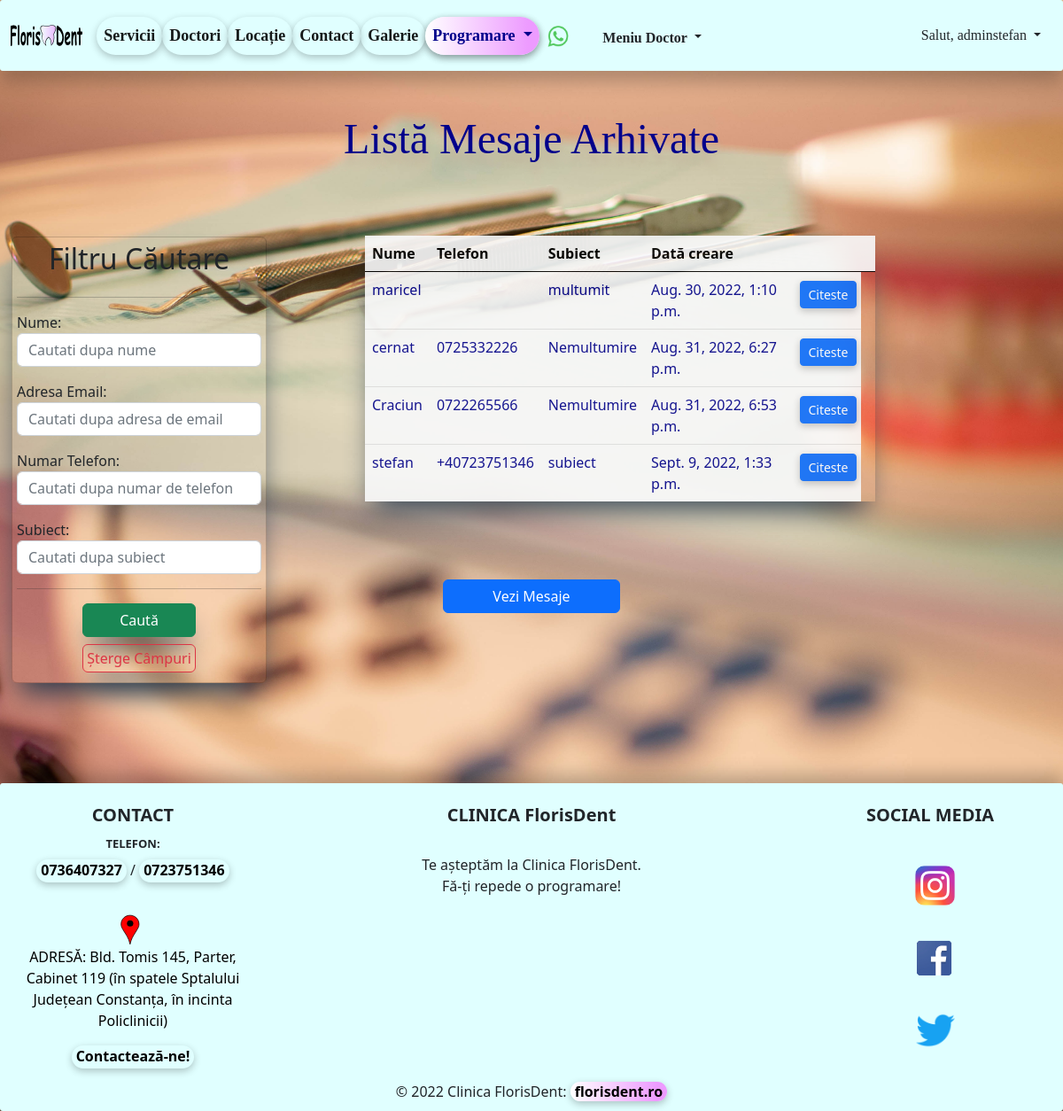
Page /list_of_mesaje_arhivate/ (signed in) on the earlier database version.
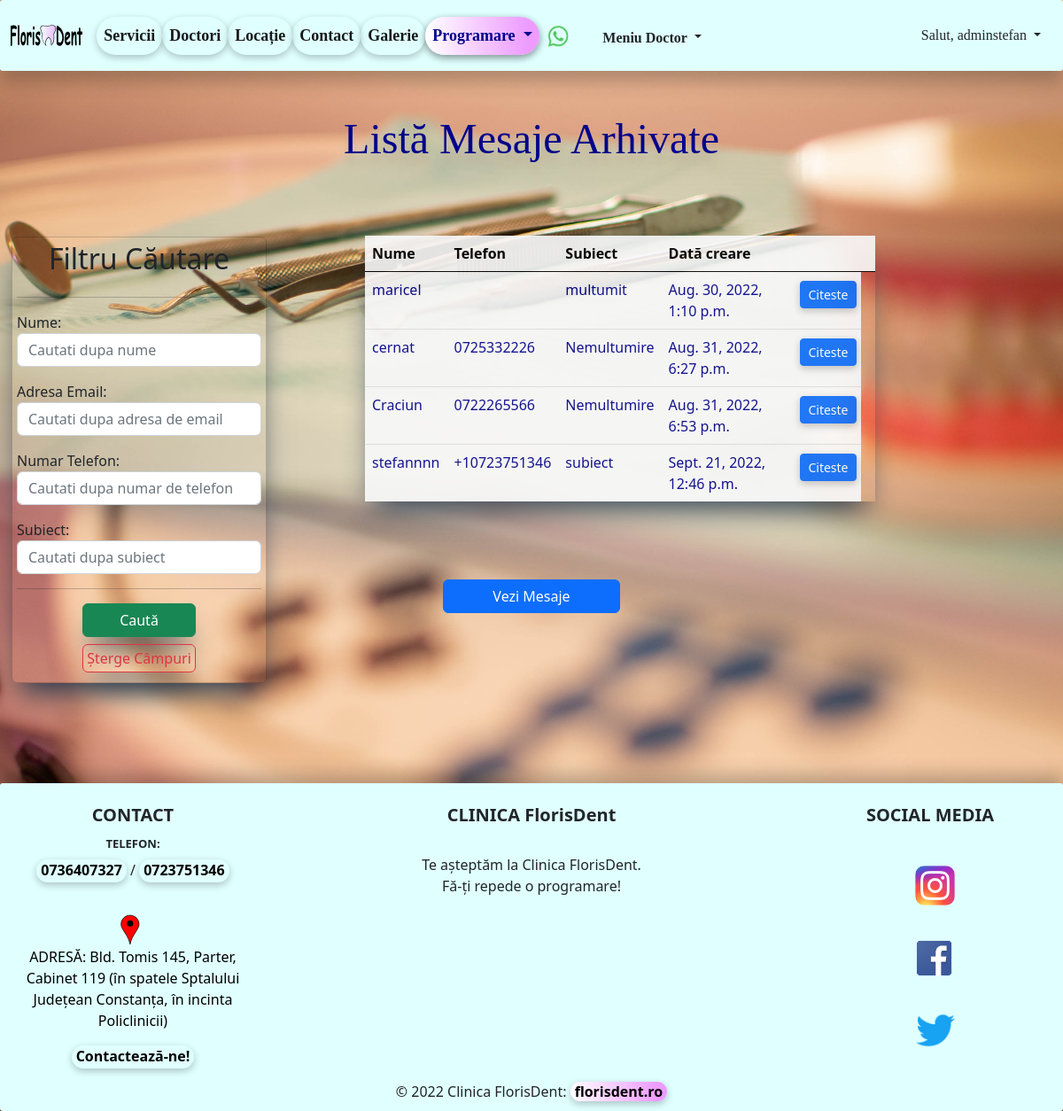
Same page on the later database version.
### home/models.py (models this page shows, shortened)
class Mesaj(models.Model):
    nume = models.CharField(max_length=40)
    email = models.EmailField(max_length=40)
    numar_telefon = models.CharField(blank=True, max_length=20)
    subiect = models.CharField(max_length=30)
    mesaj = models.TextField(max_length=500)
    active = models.BooleanField(default=True)
    created_at = models.DateTimeField(auto_now_add=True)
    updated_at = models.DateTimeField(auto_now=True)

### home/views.py (the view)
# urls.py: path('list_of_mesaje_arhivate/', views.MesajListViewArhivate.as_view(), name='list-of-mesaje-arhivate'),
class MesajListViewArhivate(LoginRequiredMixin, ListView):
    template_name = 'home/list_of_mesaje_arhiva.html'
    model = Mesaj
    context_object_name = 'all_mesaje_arhivate'
    def get_context_data(self, **kwargs):
        data = super(MesajListViewArhivate, self).get_context_data(**kwargs)
        all_mesaje_arhivate = Mesaj.objects.filter(active=False)
        data['mesaje_arhivate'] = all_mesaje_arhivate
        my_filter_ = MesajeFilters(self.request.GET, queryset=all_mesaje_arhivate)
        data['all_mesaje_arhivate'] = my_filter_.qs
        data['my_filter_arhivate'] = my_filter_
        return data

### templates/home/list_of_mesaje_arhiva.html (shortened to what this page needs)
{% extends 'base.html' %}
{% block content %}
    <h2 class="my_header text-center">Listă Mesaje Arhivate</h2>
    <br><br><br>
    <div class="container-fluid">
        <div class="row">
            <div class="col-md-4">
                <div class="card"
                     style="width: 18rem; position: fixed; box-shadow: rgb(38, 57, 77) 0px 20px 30px -10px; padding: 5px; margin: 1px; background-color: transparent">
                    <h2 class="my-h text-center">Filtru Căutare</h2>
                    <hr>
                    <form class="my-h" method="get">
                        {{ my_filter_arhivate.form.as_p }}
                        <hr>
                        <button type="submit" class="btn btn-success mx-auto"
                                style="display:grid; justify-content:center; width: 8rem; box-shadow: rgb(38, 57, 77) 0px 20px 30px -10px;  margin: 3%;">
                            Caută
                        </button>
                        <a href="{% url 'list-of-mesaje-arhivate' %}" class="btn btn-outline-danger mx-auto"
                           style="display:flex; justify-content:center; width: 8rem; box-shadow: rgb(38, 57, 77) 0px 20px 30px -10px; padding:3px; margin: 2%;">
                            Șterge Câmpuri</a>
                    </form>
                </div>
            </div>
            <div class="col-md-6">
                <table class="table table-light table-hover"
                       style="border-style: hidden; box-shadow: rgb(38, 57, 77) 0px 20px 30px -10px;">
                    <thead>
                    <tr style="color: black; border-bottom-color: black">
                        <th>Nume</th>
                        <th>Telefon</th>
                        <th>Subiect</th>
                        <th>Dată creare</th>
                        <th></th>
                        <th></th>
                    </tr>
                    </thead>
                    <tbody>
                    {% for mesaj in all_mesaje_arhivate %}
                        <tr>
                            {% if mesaj.active is False %}
                                <td>{{ mesaj.nume }}</td>
                                <td>{{ mesaj.numar_telefon }}</td>
                                <td>{{ mesaj.subiect }}</td>
                                <td>{{ mesaj.created_at }}</td>
                                <td><a type="button" href="{% url 'detail-mesaj' mesaj.id %}" class="btn btn-primary btn-sm"
                                       style="margin: 4%; width: auto; box-shadow: rgba(0, 0, 0, 0.24) 0px 3px 8px;">Citeste</a>
                                </td>
                            {% endif %}
                        </tr>
                    {% endfor %}
                    </tbody>
                </table>
            </div>
        </div>
    </div>
    <br><br><br>
    <div class="d-grid gap-2 col-2 mx-auto">
        <a href="{% url 'list-of-mesaje' %}" class="btn btn-primary" type="button">Vezi Mesaje</a>
    </div>
{% endblock %}

### templates/base.html (shortened to what this page needs)
{% load static %}
<!DOCTYPE html>
<html lang="en">
<head>
    <link href="{% static 'static/css/bootstrap.min.css' %}" rel="stylesheet">
    <link rel="stylesheet" href="{% static 'css/main.css' %}">
</head>
<body class="base_body">
{% include 'navbar.html' %}
<br><br><br>
{% block content %}{% endblock %}
<br><br><br><br><br><br><br><br>
</body>
{% include 'footer.html' %}
</html>

### templates/navbar.html (shortened to what this page needs)
{% load static %}
<nav class="navbar navbar-expand-sm sticky-top" style="background-color: #e0ffff; height: 80px">
    <div class="container-fluid">
        <a id="navbar-brand" class="navbar-brand" href="{% url 'home' %}" title="Prima Pagina FlorisDent">
            <img src="{% static 'images/florisdent_logo.svg' %}"
                 style="height: 1.6rem;">
        </a>
        <br>
        <div class="collapse navbar-collapse" id="navbarSupportedContent">
            <ul class="navbar-nav me-auto mb-2 mb-lg-0">
                <li class="nav-item">
                    <a class="nav-link active" aria-current="page" href="{% url 'list-preturi' %}"
                       title="Vezi serviciile noastre!">Servicii</a>
                </li>
                <li class="nav-item">
                    <a class="nav-link active" aria-current="page" href="{% url 'list-of-doctori' %}"
                       title="Vezi doctorii nostri!">Doctori</a>
                </li>
                <li class="nav-item d-flex">
                    <a class="nav-link active" aria-current="page" href="{% url 'locatie' %}"
                       title="Vezi unde ne gasesti in Constanta">Locație
                    </a>
                </li>
                <li class="nav-item d-flex">
                    <a class="nav-link active" aria-current="page" href="{% url 'create-mesaj' %}"
                       title="Contacteaza-ne!">Contact
                    </a>
                </li>
                <li class="nav-item d-flex">
                    <a class="nav-link active" aria-current="page" href="{% url 'galerie' %}"
                       title="Vezi Galeria FlorisDent!">Galerie
                    </a>
                </li>
                <li class="nav-item dropdown">
                    <a class="nav-link dropdown-toggle" href="#" role="button" data-bs-toggle="dropdown"
                       aria-expanded="false" title="Fă o programare!" style="color: darkblue; box-shadow: rgba(0, 0, 0, 0.24) 0px 3px 8px;
                        border-radius: 25px; background: rgb(252,252,252); background: linear-gradient(90deg, rgba(255,255,255,1) 0%, rgba(237,155,255,1) 90%);">
                        Programare
                    </a>
                </li>
                <a class="navbar-brand"
                   href="https://api.whatsapp.com/send?phone=+40736407327&text=Buna ziua, as dori o programare, ma puteti ajuta?"
                   title="Contacteaza-ne prin WhatsApp">
                    <img src="{% static 'images/wapp.png' %}" style="height: 25px; padding-top: 1px">
                </a>
                {% if user.is_authenticated %}
                    <div class="dropdown">
                    <button class="btn b_doctor dropdown-toggle" type="button" data-bs-toggle="dropdown"
                            aria-expanded="false" title="Vezi Meniul Doctorului">
                        Meniu Doctor
                    </button>
                {% endif %}
                </div>
            </ul>
            {% if user.is_authenticated %}
                <div class="dropdown">
                    <button class="btn b_user dropdown-toggle" type="button" data-bs-toggle="dropdown"
                            aria-expanded="false">
                        Salut, {{ user }}
                    </button>
                </div>
            {% endif %}
        </div>
    </div>
</nav>

### templates/footer.html (shortened to what this page needs)
{% load static %}
<footer class="page-footer font-medium blue pt-4"
        style="position: static; width:100%; height: auto; padding-bottom: 0px; background-color: #e0ffff; height: 100%">
    <div class="container-fluid text-center text-md-left" style=" background-color: #e0ffff; height: 80px">
        <div class="row">
            <div class="col-md-3 mb-md-0 mb-3">
                <h5 class="text-uppercase" style="font-weight: bold;">Contact</h5>
                <ul class="list-unstyled">
                    <li style="display: block">
                        <p style="font-weight: bold; font-size: small; padding-bottom: 0rem; margin: 0.5rem; padding-top: 0.2rem">
                            TELEFON:</p>
                        <a type="button" class="footer-brand contact-button" href="tel:+40736407327"
                           title="Apelează-ne!" style="margin-top: 0rem; margin-bottom: 2rem">
                            0736407327</a> /
                        <a type="button" class="footer-brand contact-button" href="tel:+40723751346"
                           title="Apelează-ne!">
                            0723751346</a>
                    </li>
                    <li>
                        <a class="footer-brand" href="{% url 'locatie' %}" title="Vezi pe harta!">
                            <img src="{% static 'images/pin_maps.svg' %}" height="40"></a>
                    </li>
                    <li>
                        <p style="text-decoration: none; color: black">ADRESĂ: Bld. Tomis 145, Parter, Cabinet 119
                            (în spatele Sptalului Județean Constanța, în incinta Policlinicii)
                        </p>
                    </li>
                    <li>
                        <a type="button" class="footer-brand contact-button" href="{% url 'create-mesaj' %}"
                           title="Scrie-ne!">
                            Contactează-ne!</a>
                    </li>
                </ul>
            </div>
            <div class="col-md-6 mt-md-0 mt-3">
                <h5 class="text" style="font-weight: bold;">CLINICA FlorisDent</h5>
                <br>
                <p style="margin-bottom: 0">Te așteptăm la Clinica FlorisDent.</p>
                    <p>Fă-ți repede o programare!</p>
            </div>
            <div class="col-md-3 mb-md-0 mb-3">
                <h5 class="text-uppercase" style="font-weight: bold;">Social Media</h5>
                <br>
                <ul class="list-unstyled">
                    <li>
                        <a class="footer-brand" href="https://www.instagram.com" title="Mergi pe pagina de Instagram">
                            <img src="{% static 'images/insta.png' %}" height="50rem"
                                 style=" padding-left: 10px; margin: 8px; padding-top: 5px">
                        </a>
                    </li>
                    <br>
                    <li>
                        <a class="footer-brand " href="https://www.facebook.com" title="Mergi pe pagina de Facebook">
                            <img src="{% static 'images/fbsvg.jpg' %}" height="50rem" style="padding-top: 5px">
                        </a>
                    </li>
                    <br>
                    <li>
                        <a class="footer-brand" href="https://www.twitter.com" title="Mergi pe pagina de Twitter">
                            <img src="{% static 'images/tweeter.png' %}" height="90rem"
                                 style=" padding-left: 11px; padding-bottom: 20px;">
                        </a>
                    </li>
                </ul>
            </div>
        </div>
    </div>
    <br><br><br><br>
    <div class="footer-copyright text-center gy-4 c-right"
         style=" background-color: #e0ffff; height: 90px; padding-top: 80px">©
        2022 Clinica
        FlorisDent:
        <a class="site-address" href="https:\\florisdent.ro" style="">florisdent.ro</a>
    </div>
    <br>
</footer>

### static/css/main.css (style rules this page uses)
.my_header { color: #00008b; font-size: xxx-large; font-family: Inder, Verdana, Paytone One; text-shadow: 0 11px 8px #c4b59d; }
.nav-link { font-size: large; }

### templates/navbar.html (style rules this page uses)
#navbar-brand { margin-bottom: 5px; padding-bottom: 5px; }
.navbar { border-radius: 3px; box-shadow: rgba(0, 0, 0, 0.24) 0px 12px 20px; width: 100%; float: left; margin: 0 0 0 0; padding: 0; margin-bottom: 3rem; }
.nav-item { font-weight: bold; font-size: smaller; font-family: "Microsoft Sans Serif"; margin: 0; box-shadow: rgba(0, 0, 0, 0.24) 0px 3px 8px; color: black; border-radius: 23px; }
.b_user { border-radius: 25px; font-family: "Microsoft Sans Serif"; }
.b_doctor { border-radius: 25px; font-family: "Microsoft Sans Serif"; font-size: medium; margin-top: 5px; margin-left: 0; font-weight: bold; }

### templates/home/list_of_mesaje_arhiva.html (style rules this page uses)
.table-hover { color: darkblue; opacity: 0.9; }

### templates/footer.html (style rules this page uses)
.page-footer { border-radius: 3px; box-shadow: rgba(0, 0, 0, 0.24) 0px -10px 20px; }
.contact-button { font-weight: bold; box-shadow: rgba(0, 0, 0, 0.24) 0px 3px 8px; color: black; text-decoration: none; border-radius: 25px; padding-right: 5px; padding-left: 5px; padding-bottom: 2px; background: #e0ffff; }
.site-address { color: black; font-weight: bold; box-shadow: rgba(0, 0, 0, 0.24) 0px 3px 8px; text-decoration: none; border-radius: 25px; padding-right: 5px; padding-left: 5px; background: rgb(252,252,252); background:linear-gradient(90deg, rgba(255,255,255,1) 0%, rgba(237,155,255,1) 90%); }
.c-right { margin-top: 3.5rem; }

Differences in the rows shown:
removed Mesaj: nume "stefan", numar_telefon "+40723751346", subiect "subiect", created_at "Sept. 9, 2022, 1:33 p.m."
now on this page (row edited): Mesaj: nume "stefannnn", numar_telefon "+10723751346", subiect "subiect", created_at "Sept. 21, 2022, 12:46 p.m."
